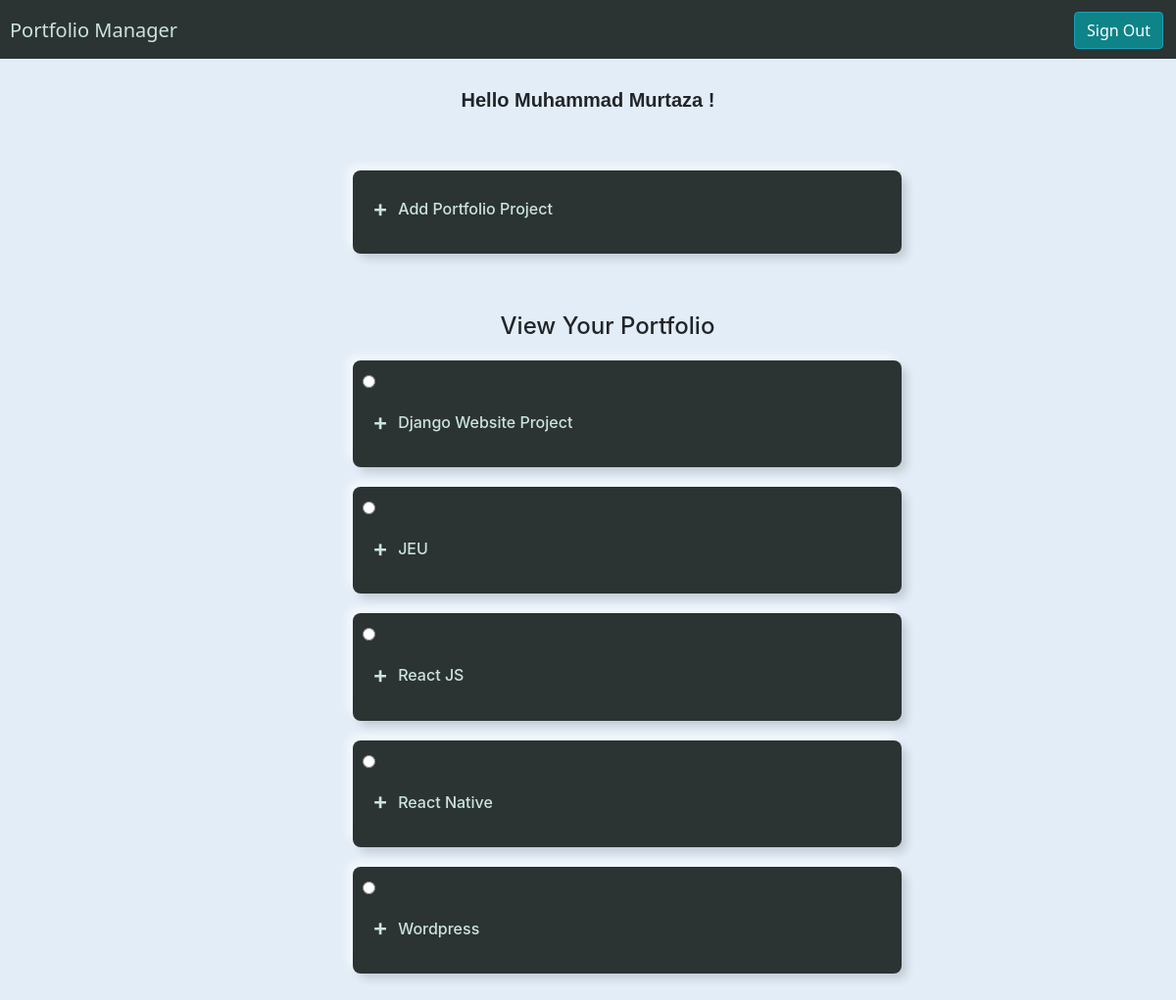
The app's page /main (signed in), older data.
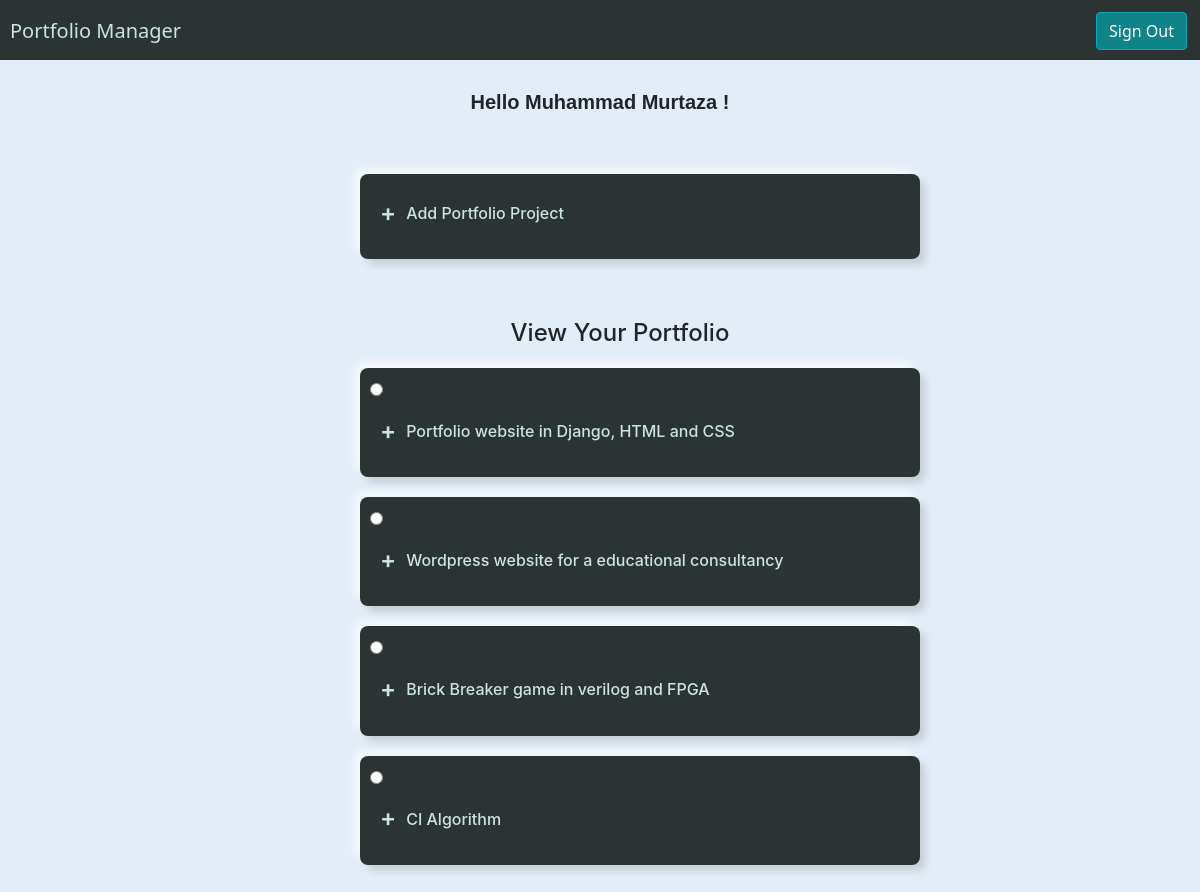
The same page, newer data.
### portfolioWebsite/models.py (models this page shows, shortened)
class Project(models.Model):
    user = models.ForeignKey(User, on_delete=models.CASCADE, null=True, blank=True)
    title = models.CharField(max_length= 200)
    description = models.TextField(null=True, blank=True)
    media = models.ImageField(null=True, blank = True, upload_to='images/')

### portfolioWebsite/views.py (the view)
# urls.py: path('main', views.main, name = 'main'),
def main(request):
    if request.method == 'POST':
        project_name = request.POST['project-name']
        description = request.POST['description']
        media = request.FILES['media-file']
        newProject =  Project(user = request.user, title = project_name, description = description, media = media)
        newProject.save()
    user = request.user
    projects = Project.objects.filter(user=user)
    return render(request, 'authentication/main.html', {'fname':user.first_name,'object_list': projects, 'show':True})

### templates/authentication/main.html (shortened to what this page needs)
<!DOCTYPE html>
<html lang="en">
<head>
    <link rel="stylesheet" href="https://cdn.jsdelivr.net/npm/bootstrap@4.4.1/dist/css/bootstrap.min.css">
    {% load static %}
    <link rel="stylesheet" href="{% static 'main.css' %}">
</head>
<body>
    <div class = 'header-box'>
        <h5>Portfolio Manager</h5>
        <button class="btn btn-info" id = 'btn'><a class = 'btn-text' href = '/signOut'>Sign Out</a></button>
    </div>
    <div class = 'user-data'>
        {% if user.is_authenticated %}
            <div class = 'name-display'>
                <h4 class = 'name'>Hello {{fname}} !</h4>
            </div>
        {%endif%}
    </div>
    {%if show%}
    <ul class = 'accordian'>
        <li>
            <label for = 'first'><h6 class = 'input-heading'>Add Portfolio Project</h6></label>
        </li>
    </ul>
    {%endif%}
        <ul class = 'accordian'>
            {%if show%}
            <h4 class = 'proj-heading'>View Your Portfolio</h4>
            {%else%}
            <h4 class = 'proj-heading'>View All Portfolios</h4>
            {%endif%}
        {% for project in object_list %}
        <li>
            <input type = 'radio' name = 'accordian' id = 'first-proj' unchecked>
            <label for = 'first-proj'><h6 class = 'input-heading'>{{project.title}}</h6></label>
        </li>
        {% empty %}
        <h3>No Projects</h3>
        {%endfor%}
    </ul>
</body>
</html>

### static/main.css (style rules this page uses)
.user-data { font-family: 'sans-serif'; margin-top: 30px; }
body { background: #e3edf7; }
.header-box { width: auto; height: 60px; background-color: #2C3333; text-align: left; padding-top: 19px; padding-left: 10px; color: #CBE4DE; font-family:'Segoe UI', Tahoma, Geneva, Verdana, sans-serif; font-weight: bold; justify-content: space-between; display: flex; padding-right: 5px; padding-bottom: 8px; }
.name-display h4 { font-weight: bold; font-size: 20px; margin: 10px; font-family: 'Lucida Sans', 'Lucida Sans Regular', 'Lucida Grande', 'Lucida Sans Unicode', Geneva, Verdana, sans-serif; text-align: center; }
#btn { margin-top: -7px; margin-bottom: 2px; margin-right: 8px; background-color: #0E8388; font-weight: 500; color: white; font-family:'Segoe UI', Tahoma, Geneva, Verdana, sans-serif; text-decoration: none; }
.accordian { margin: 60px auto; width: 600px; align-items: center; }
.accordian li { list-style: none; width: 100%; margin: 20px; padding: 10px; border-radius: 8px; background: #2C3333; box-shadow: 6px 6px 10px -1px rgba(0,0,0,0.15), -6px -6px 10px -1px rgba(255,255,255,0.7); }
.accordian li label { display: flex; align-items: center; padding: 10px; font-size: 10px; font-weight: 500; cursor: pointer; }
label::before { content: '+'; margin-right: 10px; font-size: 24px; font-weight: 600; }
label { color: #CBE4DE; font-size: 20px; }
.input-heading { margin-top: 10px; }
.btn-text { text-decoration: none; color: inherit; }
.proj-heading { text-align: center; }

Row changes from the older to the newer data that the page shows:
removed Project: title "Django Website Project"
removed Project: title "JEU"
removed Project: title "React JS"
removed Project: title "React Native"
removed Project: title "Wordpress"
added Project: title "Portfolio website in Django, HTML and CSS"
added Project: title "Wordpress website for a educational consultancy"
added Project: title "Brick Breaker game in verilog and FPGA"
added Project: title "CI Algorithm"
